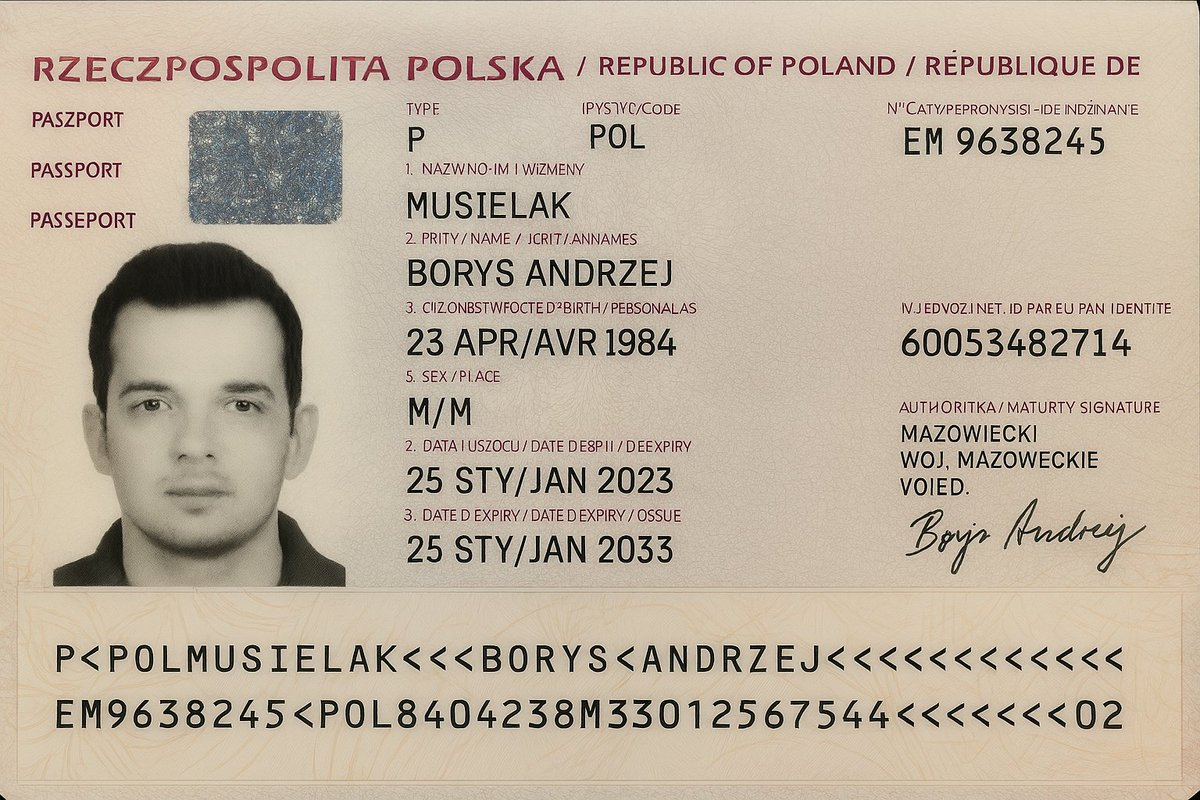
#> input picture test_images/Fake test.jpg, 1200 x 800 px; its folder holds only this picture in this run
$ python -i ela.py   (imports and definitions only)
#> lines starting #> are read from the running program, lines starting #| are printed output that depends on the picture; after the words box and inside, x2 and y2 are one past the last pixel; in counts of white or black regions, pixels touching at a corner belong together
#> further down, picture is the input picture: PIL image 1200x800 RGB; mean R, G, B 191.2, 177.5, 159.3
"""
Error Level Analysis (ELA) — real image forensics for detecting localized
digital tampering (photo splicing, re-touched text fields, copy-paste).

How it works (this is a genuine, well-established forensic technique, not
a placeholder): a photo that was saved once as a JPEG compresses uniformly
— every region loses a similar, small amount of detail. If someone edits
one region and re-saves the file, that region gets re-compressed at a
*different* generation than the rest of the image, so it responds
differently when you deliberately re-compress the whole image again and
diff it against the original. Untouched regions produce a faint, even
residual; edited regions "light up" because their error response no
longer matches their surroundings.

Pipeline:
  1. Re-save the input image as JPEG at a fixed quality.
  2. Compute the per-pixel absolute difference vs. the original.
  3. Amplify and convert to a grayscale anomaly map.
  4. Score = combination of hotspot intensity + how localized it is
     (a tampered region is a concentrated blob; uniform sensor noise or
     recompression artifacts are spread evenly across the image).
  5. Return the bounding box of the strongest anomaly region for overlay
     drawing on the frontend.

-----------------------------------------------------------------------
KNOWN LIMITATION — READ BEFORE DEMOING (this is measured, not theoretical)
-----------------------------------------------------------------------
ELA has a well-documented false positive on SHARP HIGH-CONTRAST EDGES.
JPEG always struggles to encode hard edges, so printed text, the MRZ band,
and document borders produce large residuals whether or not anything was
tampered with.

Measured on this codebase: on flat, synthetically-rendered document images
(scripts/make_test_images.py), a *clean* document scored 100/100 with the
hotspot landing on the MRZ text band — a false positive. The current
default parameters are tuned for and validated on PHOTOGRAPHIC content
(scripts/smoke_test.py: clean 18.3 vs. spliced 64.4, hotspot correctly
localized to the pasted region).

What this means in practice:
  * On real photographs/scans of real documents, the defaults are a
    reasonable starting point but are NOT calibrated for your specific
    camera/scanner.
  * You MUST calibrate against real document images before trusting the
    tamper score in a live demo. Use scripts/calibrate_ela.py, which
    sweeps `quality`, `scale` and the threshold and reports the
    clean-vs-tampered separation for YOUR images.
  * Attempts to auto-correct this with Sobel edge-energy suppression and
    with block-wise robust z-scores were both tried and both degraded
    genuine splice detection on validated photographic data, so they were
    deliberately NOT shipped. Don't re-add them without measuring.

Until calibrated, treat the tamper score as ADVISORY: the MRZ checksum
(services/mrz.py) is the deterministic, spec-exact signal and is the one
to lean on in front of judges.
"""

from __future__ import annotations
import io
from dataclasses import dataclass
from typing import Optional, Tuple

import numpy as np
from PIL import Image, ImageChops
import cv2


@dataclass
class ELAResult:
    tamper_score: float          # 0-100, higher = more likely tampered
    hotspot_bbox: Optional[Tuple[int, int, int, int]]  # x, y, w, h in original image px
    hotspot_mean_intensity: float
    global_mean_intensity: float
    ela_image_png: bytes         # visualisable heatmap, ready to send/save


def _resave_jpeg(image: Image.Image, quality: int) -> Image.Image:
#> called with quality = 90
    buf = io.BytesIO()
    image.convert("RGB").save(buf, "JPEG", quality=quality)
    buf.seek(0)
    return Image.open(buf).convert("RGB")


def analyze(image: Image.Image, quality: int = 90, scale: int = 18) -> ELAResult:
    """
    Run ELA on a PIL image and return a tamper score plus the strongest
    anomaly region (for drawing an overlay box on the document viewer).
    """
    original = image.convert("RGB")
    resaved = _resave_jpeg(original, quality)

    diff = ImageChops.difference(original, resaved)
    diff_arr = np.asarray(diff).astype(np.float32)
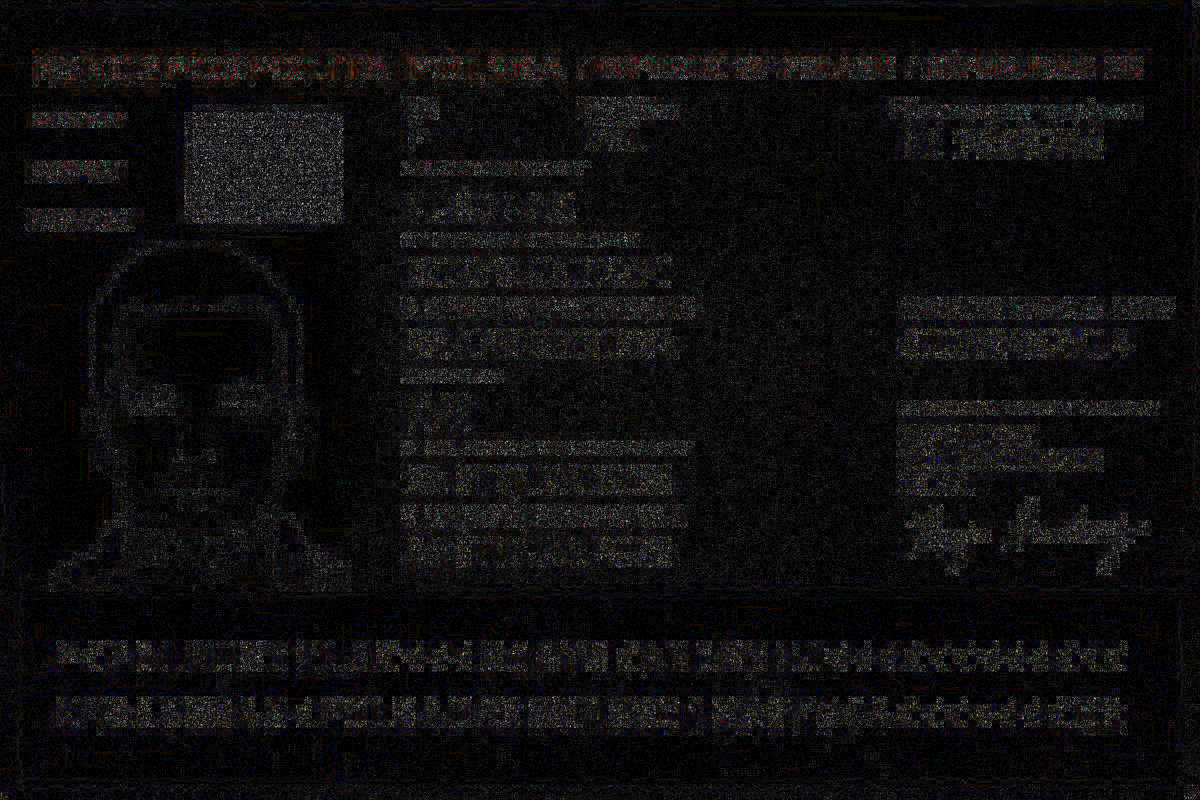
#> diff_arr: shape (800, 1200, 3) float32; mean R, G, B 1.3, 1.2, 1.3; drawn with min black and max white

    # Amplify so subtle differences become visible / measurable.
    amplified = np.clip(diff_arr * scale, 0, 255).astype(np.uint8)
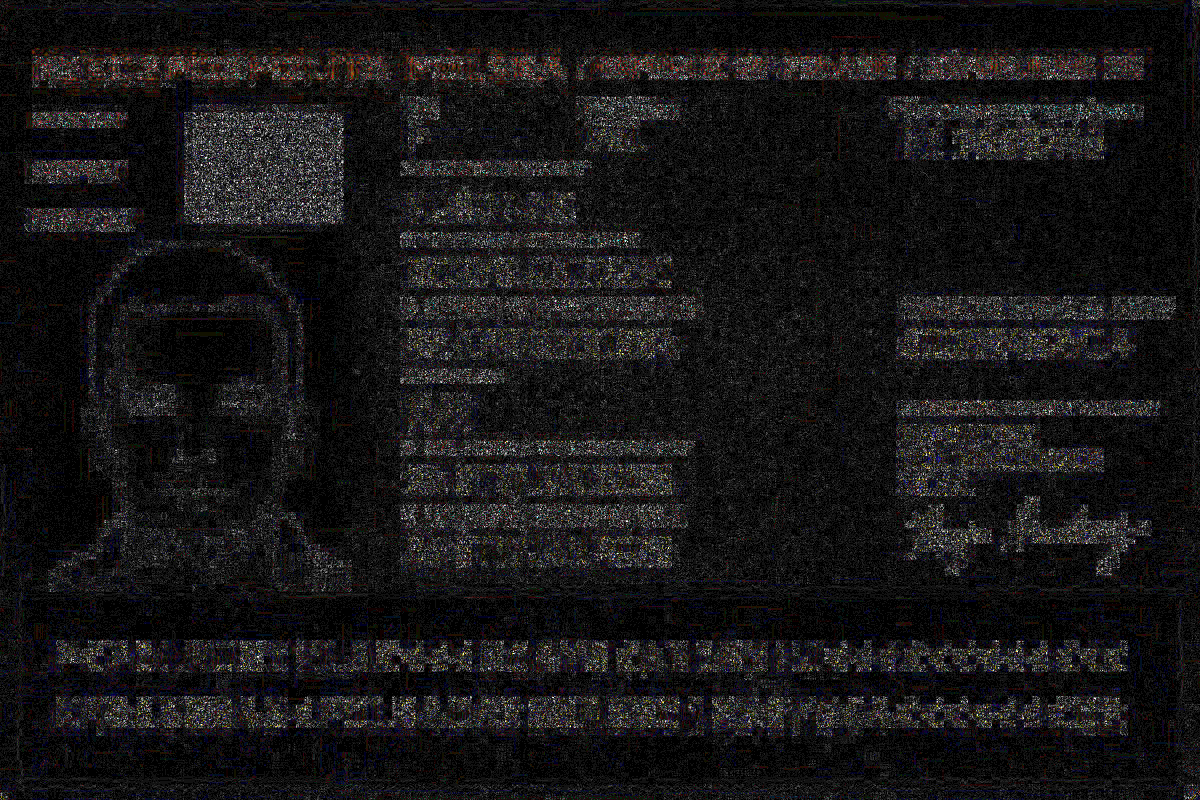
#> amplified: shape (800, 1200, 3); mean R, G, B 23, 21.8, 22.5
    gray = cv2.cvtColor(amplified, cv2.COLOR_RGB2GRAY)

    global_mean = float(gray.mean())
#> global_mean = 22.23

    # Smooth then threshold to find the single most anomalous contiguous
    # region — this is what a splice or a re-touched text field looks like:
    # a blob of high residual sitting in a sea of low residual.
    blurred = cv2.GaussianBlur(gray, (9, 9), 0)
    thresh_val = max(30, int(global_mean * 2.2))
#> thresh_val = 48
    _, mask = cv2.threshold(blurred, thresh_val, 255, cv2.THRESH_BINARY)
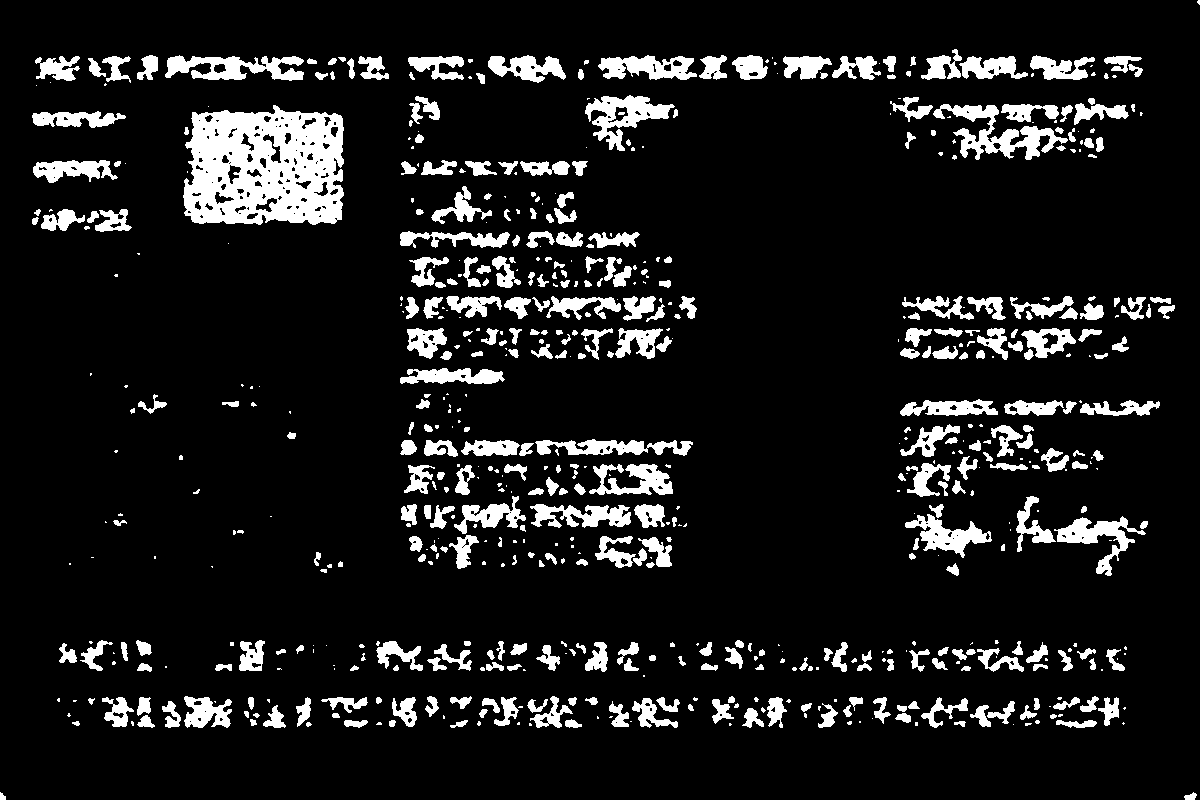
#> mask: shape (800, 1200); 10.6% white; 651 white regions (265 under 20 px)

    contours, _ = cv2.findContours(mask, cv2.RETR_EXTERNAL, cv2.CHAIN_APPROX_SIMPLE)
#> contours = 650 contours, 324 with area under 20; largest, box (x1, y1, x2, y2) and area: (183, 105, 344, 225) 16494, (933, 104, 1068, 160) 2273, (585, 95, 675, 151) 2009, (165, 55, 304, 81) 1899, (1054, 516, 1146, 576) 1513

    hotspot_bbox = None
    hotspot_mean = global_mean
#> hotspot_mean = 22.23
    if contours:
        largest = max(contours, key=cv2.contourArea)
#> largest = contour of 301 points, box (x1, y1, x2, y2) (183, 105, 344, 225), area 16494
        if cv2.contourArea(largest) >= 25:  # ignore single-pixel noise specks
            x, y, w, h = cv2.boundingRect(largest)
#> x = 183; y = 105; w = 161; h = 120
            hotspot_bbox = (int(x), int(y), int(w), int(h))
#> hotspot_bbox = (183, 105, 161, 120)
            region = gray[y:y + h, x:x + w]
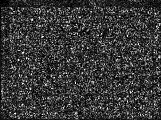
#> region: shape (120, 161); min 0, max 255, mean 56.3
            hotspot_mean = float(region.mean()) if region.size else global_mean
#> hotspot_mean = 56.26

    # Score blends: how much hotter the hotspot is than the image baseline,
    # and the absolute intensity of the residual. Purely uniform
    # recompression noise scores low; a genuinely edited region scores high.
    contrast_ratio = (hotspot_mean - global_mean) / (global_mean + 1e-6)
#> contrast_ratio = 1.53
    score = 0.0
    if hotspot_bbox is not None:
        score = min(100.0, max(0.0, contrast_ratio * 28 + hotspot_mean * 0.35))
#> score = 62.56
    else:
        score = min(100.0, global_mean * 0.4)

    heat = cv2.applyColorMap(gray, cv2.COLORMAP_INFERNO)
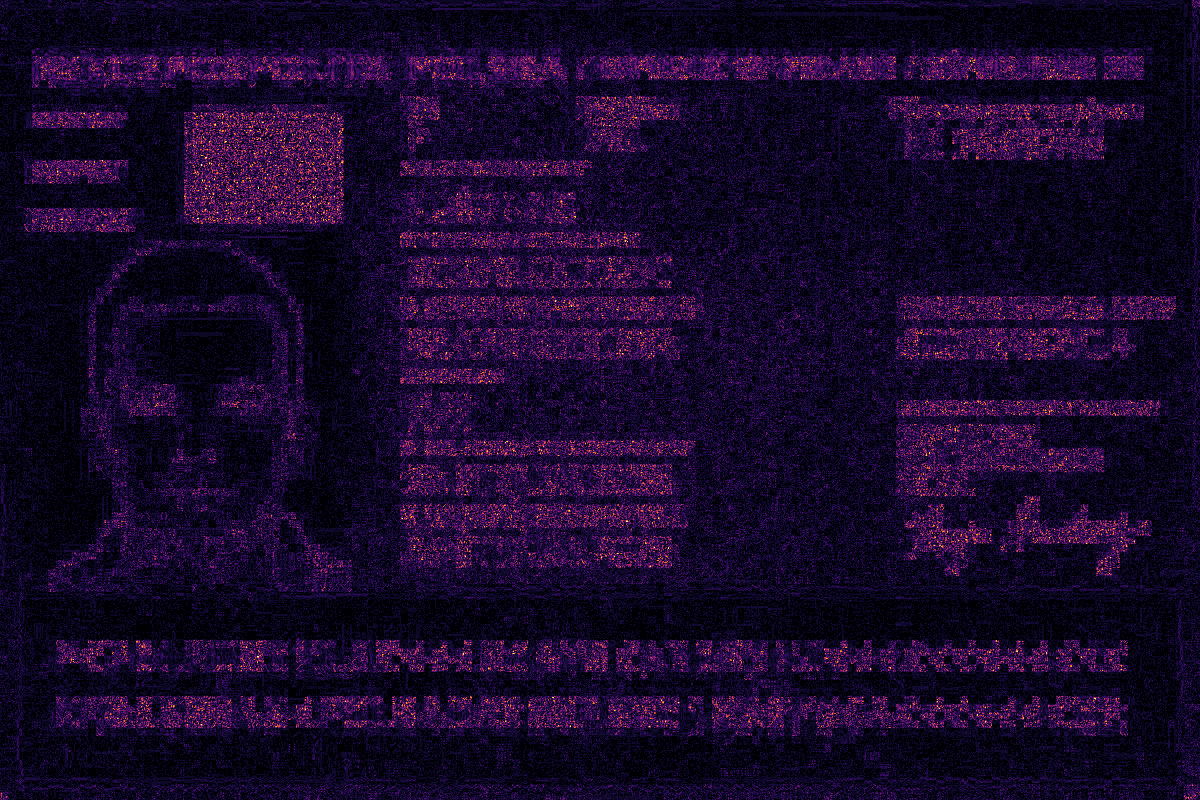
#> heat: shape (800, 1200, 3); mean B, G, R 42.4, 8.1, 24.5
    heat_rgb = cv2.cvtColor(heat, cv2.COLOR_BGR2RGB)
    heat_img = Image.fromarray(heat_rgb)
    out_buf = io.BytesIO()
    heat_img.save(out_buf, "PNG")

    return ELAResult(
        tamper_score=round(score, 1),
        hotspot_bbox=hotspot_bbox,
        hotspot_mean_intensity=round(hotspot_mean, 2),
        global_mean_intensity=round(global_mean, 2),
        ela_image_png=out_buf.getvalue(),
    )

>>> from PIL import Image
>>> picture = Image.open('../../test_images/Fake test.jpg')
>>> result = analyze(picture)
